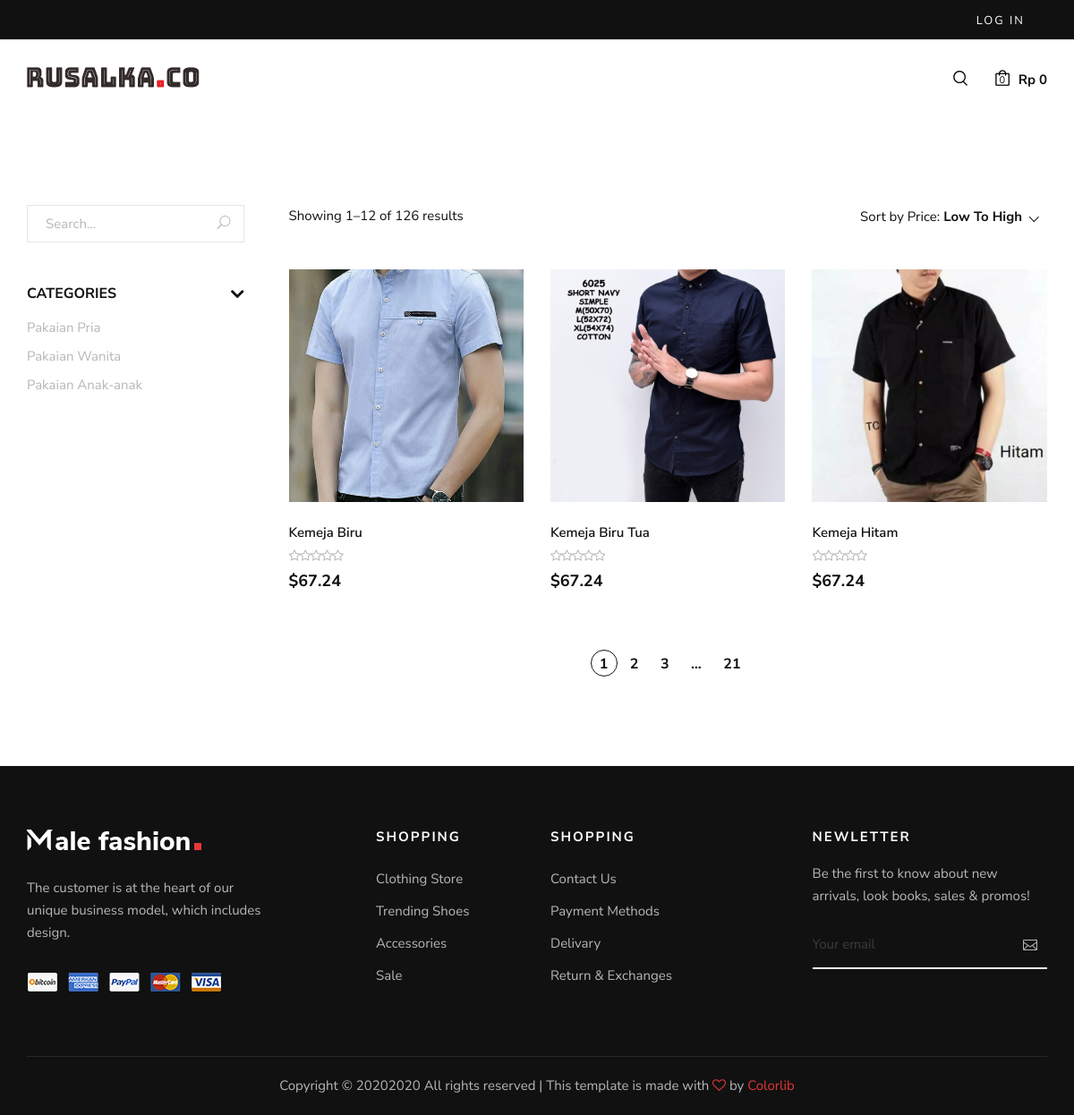
/Main/shop?kategori=1, run on the app's committed database.
### tables this page shows
CREATE TABLE `tb_kategori` (
  `id_kategori` int(11) NOT NULL,
  `kategori` varchar(255) NOT NULL
);

CREATE TABLE `tb_barang` (
  `id_brg` int(11) NOT NULL,
  `nama_brg` varchar(120) NOT NULL,
  `keterangan` varchar(225) NOT NULL,
  `kategori` varchar(60) NOT NULL,
  `harga` int(11) NOT NULL,
  `stok` int(4) NOT NULL,
  `rating` int(11) NOT NULL,
  `gambar` text NOT NULL
);

### application/controllers/Main.php (called while the page is built, shortened)
<?php
class Main extends CI_Controller
{
    public function __construct()
    {
        $this->load->model('model_barang', 'barang');
    }
    public function shop()
    {
        if ($this->input->get('kategori')) {
            $data['barang'] = $this->barang->getBarangByKategori($this->input->get('kategori'));
        }else {
            $data['barang'] = $this->barang->getAllBarang();
        }
        $data['kategori'] = $this->barang->getKategori();
        $this->load->view('main/templates/header', $data);
        $this->load->view('main/templates/topbar');
        $this->load->view('main/shop');
        $this->load->view('main/templates/footer');
    }
}

### index.php (called while the page is built, shortened)
<?php
require_once BASEPATH.'core/CodeIgniter.php';

### application/models/model_barang.php (called while the page is built, shortened)
<?php
class Model_barang extends CI_Model
{
    public function getKategori()
    {
        return $this->db->get('tb_kategori')->result_array();
    }
    public function getBarangByKategori($kategori)
    {
        return $this->db->get_where('tb_barang', ['kategori' => $kategori])->result_array();
    }
}

### application/views/main/shop.php (the view, shortened to what this page needs)
<section class="shop spad">
    <div class="container">
        <div class="row">
            <div class="col-lg-3">
                <div class="shop__sidebar">
                    <div class="shop__sidebar__search">
                        <form action="#">
                            <input type="text" placeholder="Search...">
                            <button type="submit"><span class="icon_search"></span></button>
                        </form>
                    </div>
                    <div class="shop__sidebar__accordion">
                        <div class="accordion" id="accordionExample">
                            <div class="card">
                                <div class="card-heading">
                                    <a data-toggle="collapse" data-target="#collapseOne">Categories</a>
                                </div>
                                <div id="collapseOne" class="collapse show" data-parent="#accordionExample">
                                    <div class="card-body">
                                        <div class="shop__sidebar__categories">
                                            <ul class="nice-scroll">
                                                <?php foreach ($kategori as $ktg) : ?>
                                                    <li><a href="<?= base_url('Main/shop') . "?kategori=" . $ktg['id_kategori'] ?>"><?= $ktg['kategori']; ?></a></li>
                                                <?php endforeach; ?>
                                            </ul>
                                        </div>
                                    </div>
                                </div>
                            </div>
                        </div>
                    </div>
                </div>
            </div>
            <div class="col-lg-9">
                <div class="shop__product__option">
                    <div class="row">
                        <div class="col-lg-6 col-md-6 col-sm-6">
                            <div class="shop__product__option__left">
                                <p>Showing 1–12 of 126 results</p>
                            </div>
                        </div>
                        <div class="col-lg-6 col-md-6 col-sm-6">
                            <div class="shop__product__option__right">
                                <p>Sort by Price:</p>
                            </div>
                        </div>
                    </div>
                </div>
                <div class="row">
                    <?php foreach ($barang as $b) : ?>
                        <div class="col-lg-4 col-md-6 col-sm-6">
                            <div class="product__item">
                                <div class="product__item__pic set-bg" data-setbg="<?= base_url('uploads/') . $b['gambar'] ?>">
                                </div>
                                <div class="product__item__text">
                                    <h6><?= $b['nama_brg']; ?></h6>
                                    <div class="rating">
                                        <i class="fa fa-star-o"></i>
                                        <i class="fa fa-star-o"></i>
                                        <i class="fa fa-star-o"></i>
                                        <i class="fa fa-star-o"></i>
                                        <i class="fa fa-star-o"></i>
                                    </div>
                                    <h5>$67.24</h5>
                                </div>
                            </div>
                        </div>
                    <?php endforeach; ?>
                </div>
                <div class="row">
                    <div class="col-lg-12">
                        <div class="product__pagination">
                            <a class="active" href="#">1</a>
                            <a href="#">2</a>
                            <a href="#">3</a>
                            <span>...</span>
                            <a href="#">21</a>
                        </div>
                    </div>
                </div>
            </div>
        </div>
    </div>
</section>

### assets/main/css/style.css (style rules this page uses)
html, body { height: 100%; font-family: "Nunito Sans", sans-serif; -webkit-font-smoothing: antialiased; }
h1, h2, h3, h4, h5, h6 { margin: 0; color: #111111; font-weight: 400; font-family: "Nunito Sans", sans-serif; }
h5 { font-size: 18px; }
h6 { font-size: 16px; }
p { font-size: 15px; font-family: "Nunito Sans", sans-serif; color: #3d3d3d; font-weight: 400; line-height: 25px; margin: 0 0 15px 0; }
ul, ol { padding: 0; margin: 0; }
.set-bg { background-repeat: no-repeat; background-size: cover; background-position: top center; }
.spad { padding-top: 100px; padding-bottom: 100px; }
.product__item { overflow: hidden; margin-bottom: 40px; }
.product__item__pic { height: 260px; position: relative; background-position: center center; }
.product__item__text { padding-top: 25px; position: relative; }
.product__item__text h6 { color: #111111; font-size: 15px; font-weight: 600; margin-bottom: 5px; -webkit-transition: all, 0.3s; -o-transition: all, 0.3s; transition: all, 0.3s; }
.product__item__text .rating { margin-bottom: 6px; }
.product__item__text .rating i { font-size: 14px; color: #b7b7b7; margin-right: -5px; }
.product__item__text h5 { color: #0d0d0d; font-weight: 700; }
.shop__sidebar { padding-right: 20px; }
.shop__sidebar__search { margin-bottom: 45px; }
.shop__sidebar__search form { position: relative; }
.shop__sidebar__search form input { width: 100%; font-size: 15px; color: #b7b7b7; padding-left: 20px; border: 1px solid #e5e5e5; height: 42px; }
.shop__sidebar__search form input::placeholder { color: #b7b7b7; }
.shop__sidebar__search form button { color: #b7b7b7; font-size: 15px; border: none; background: transparent; position: absolute; right: 0; padding: 0 15px; top: 0; height: 100%; }
.shop__sidebar__accordion .card { border: none; border-radius: 0; margin-bottom: 25px; }
.shop__sidebar__accordion .card:last-child { margin-bottom: 0; }
.shop__sidebar__accordion .card:last-child .card-body { padding-bottom: 0; border-bottom: none; }
.shop__sidebar__accordion .card-body { padding: 0; padding-top: 10px; padding-bottom: 20px; border-bottom: 1px solid #e5e5e5; }
.shop__sidebar__accordion .card-heading { cursor: pointer; }
.shop__sidebar__accordion .card-heading a { color: #111111; font-size: 16px; font-weight: 700; text-transform: uppercase; display: block; }
.shop__sidebar__categories ul, .shop__sidebar__price ul, .shop__sidebar__brand ul { height: 225px; }
.shop__sidebar__categories ul li, .shop__sidebar__price ul li, .shop__sidebar__brand ul li { list-style: none; }
.shop__sidebar__categories ul li a, .shop__sidebar__price ul li a, .shop__sidebar__brand ul li a { color: #b7b7b7; font-size: 15px; line-height: 32px; -webkit-transition: all, 0.3s; -o-transition: all, 0.3s; transition: all, 0.3s; }
.shop__sidebar__accordion .card-heading a:after, .shop__sidebar__accordion .card-heading>a.active[aria-expanded=false]:after { content: ""; font-family: "FontAwesome"; font-size: 24px; font-weight: 700; color: #111111; position: absolute; right: 0; top: 2px; line-height: 20px; }
.shop__product__option { margin-bottom: 45px; }
.shop__product__option p { color: #111111; margin-bottom: 0; }
.shop__product__option__right { text-align: right; }
.shop__product__option__right p { display: inline-block; margin-bottom: 0; }
.product__pagination { padding-top: 25px; text-align: center; }
.product__pagination a { display: inline-block; font-size: 16px; font-weight: 700; color: #111111; height: 30px; width: 30px; border: 1px solid transparent; border-radius: 50%; line-height: 30px; text-align: center; }
.product__pagination a.active { border-color: #111111; }
.product__pagination span { display: inline-block; font-size: 16px; font-weight: 700; color: #111111; padding-left: 10px; padding-right: 15px; }
@media only screen and (min-width: 1200px) { .container { max-width: 1170px; } }

### data on the page
tb_kategori: kategori "Pakaian Pria"
tb_kategori: kategori "Pakaian Wanita"
tb_kategori: kategori "Pakaian Anak-anak"
tb_barang: shows a picture, nama_brg "Kemeja Biru"
tb_barang: shows a picture, nama_brg "Kemeja Biru Tua"
tb_barang: shows a picture, nama_brg "Kemeja Hitam"

### other printed values
$this->cart->total_items() "0"
$this->cart->total() "0"
